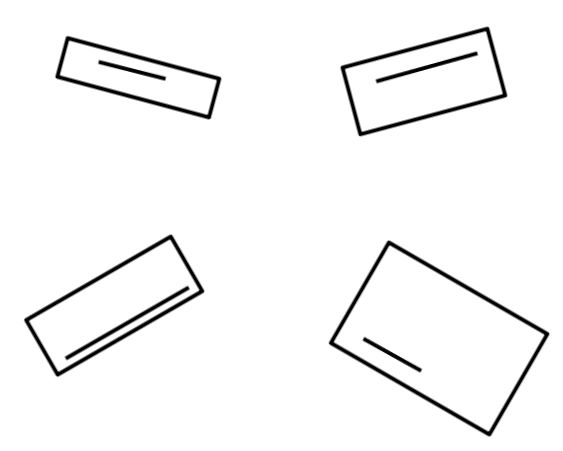
#> input picture images/task2/unaligned.png, 563 x 451 px, found by its file name
$ python rectangle_alignment.py
#> lines starting #> are read from the running program, lines starting #| are printed output that depends on the picture
# -*- coding: utf-8 -*-
"""rectangle_alignment

Automatically generated by Colaboratory.

Original file is located at
    https://colab.research.google.com/drive/1fJ4fsnwjIlNOH9VPHrF9mHhAKxihPhyx

**TASK 2**
"""

import cv2
import matplotlib.pyplot as plt
import numpy as np
import math
from IPython.display import Image
# config------------------------------
IMAGE_PATH = "/content/unaligned.png"
# first rectangle image size
# is retrieved manually through ms.pain
RECTANGLE_FIRST_SIZE = (200,250)
# coordinate of two endpoints of the base of each rectangles
BASE_LINES = [[(50,75),(209,118)],[(359, 134,), (505,95)],[(203, 291),(56, 375)],[(328, 343), (489, 435)]]


# helper functions------------------------------
def rotate_image(image, angle):  #rotate the image about the given angle around the center of the image
    image_center = tuple(np.array(image.shape[1::-1]) / 2)
    rot_mat = cv2.getRotationMatrix2D(image_center, angle, 1.0)
    result = cv2.warpAffine(image, rot_mat, image.shape[1::-1],
                            flags=cv2.INTER_LINEAR,
                            borderMode = cv2.BORDER_CONSTANT,
                            borderValue=255)

    return result

def get_angle(point1, point2): #return the angle between two points
    base = point2[0] - point1[0]
    perpendicular = point2[1] - point1[1]
    theta = math.degrees(math.atan(perpendicular/base))
    return theta

def align_rectangle(rectangle_images, base_lines_coord):
    """It takes a list of cropped rectangles and a list of each rectangle base lines
    and returns the list of aligned rectangle images."""
    aligned_rectangles = []
    for rect_img, base_coord in zip(rectangle_images,base_lines_coord):
        theta = get_angle(*base_coord)
        aligned_rectangles.append(rotate_image(rect_img,theta))
    return aligned_rectangles


def merge_images(final_image_shape,
                 list_images,
                 rectangle_first_size=RECTANGLE_FIRST_SIZE):
    """It merges the given list of aligned rectangular images.
    It takes the shape of the image after merged and list of images"""

    merged_image = np.ones(final_image_shape) * 255 # initialize all the pixels are white, it is not mandatory
    merged_image[:rectangle_first_size[0],
                 :rectangle_first_size[1]] = list_images[0]
    merged_image[:rectangle_first_size[0],
                 rectangle_first_size[1]:] = list_images[1]
    merged_image[rectangle_first_size[0]:,
                 :rectangle_first_size[1]] = list_images[2]
    merged_image[rectangle_first_size[0]:,
                 rectangle_first_size[1]:] = list_images[3]
    return merged_image


# main method----------------------------------
def run(show_image = True, save_image = True):
    # loading image
#> called with show_image = True, save_image = True
    image = cv2.imread(IMAGE_PATH)
#> image is the input picture: shape (451, 563, 3); min 0, max 255, mean 246.1
    # transforming into gray image
    gray_image = cv2.cvtColor(image,cv2.COLOR_BGR2GRAY)

    # cropping the image into four different image each of them contains each rectangle of the given figure
    rectangle_first_image = gray_image[:RECTANGLE_FIRST_SIZE[0],:RECTANGLE_FIRST_SIZE[1]]
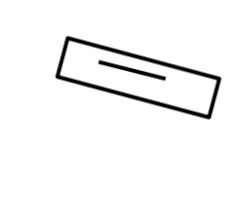
#> rectangle_first_image: shape (200, 250); min 0, max 255, mean 245.7
    rectangle_second_image = gray_image[:RECTANGLE_FIRST_SIZE[0],RECTANGLE_FIRST_SIZE[1]:]
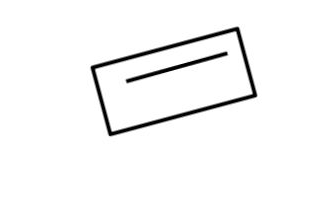
#> rectangle_second_image: shape (200, 313); min 0, max 255, mean 246.4
    rectangle_third_image = gray_image[RECTANGLE_FIRST_SIZE[0]:,:RECTANGLE_FIRST_SIZE[1]]
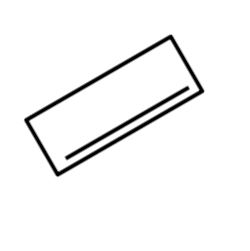
#> rectangle_third_image: shape (251, 250); min 0, max 255, mean 245.4
    rectangle_fourth_image = gray_image[RECTANGLE_FIRST_SIZE[0]:,RECTANGLE_FIRST_SIZE[1]:]
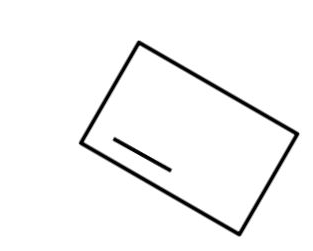
#> rectangle_fourth_image: shape (251, 313); min 0, max 255, mean 246.5

    rect_images = [rectangle_first_image, rectangle_second_image, rectangle_third_image, rectangle_fourth_image]

    # align rectangles
    aligned_rects = align_rectangle(rect_images,BASE_LINES)
#> the loop in align_rectangle, `for rect_img, base_coord in zip(rectangle_images,base_lines_coord):` made 4 passes
#> (base_coord, base in get_angle, perpendicular in get_angle, theta, image_center in rotate_image, rot_mat in rotate_image) on passes 1 to 4: ([(50, 75), (209, 118)], 159, 43, 15.13, (125, 100), [[0.965, 0.261, -21.77], [-0.261, 0.965, 36.1]]), ([(359, 134), (505, 95)], 146, -39, -14.96, (156.5, 100), [[0.966, -0.258, 31.11], [0.258, 0.966, -37]]), ([(203, 291), (56, 375)], -147, 84, -29.74, (125, 125.5), [[0.868, -0.496, 78.74], [0.496, 0.868, -45.48]]), ([(328, 343), (489, 435)], 161, 92, 29.74, (156.5, 125.5), [[0.868, 0.496, -41.65], [-0.496, 0.868, 94.18]])
#> pass 1, in rotate_image, `result = cv2.warpAffine(image, rot_mat, image.shape[1::-1], flags=cv2...`:
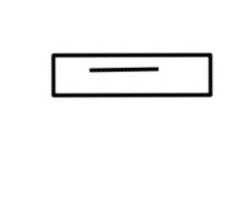
#> result: shape (200, 250); min 0, max 255, mean 245.7
#> pass 3, in rotate_image (call 3), `result = cv2.warpAffine(image, rot_mat, image.shape[1::-1], flags=cv2...`:
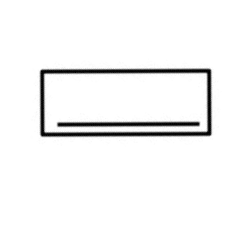
#> result: shape (251, 250); min 0, max 255, mean 245.4
#> after the loop in align_rectangle, `for rect_img, base_coord in zip(rectangle_images,base_lines_coord):`: aligned_rectangles = 4 items
#> aligned_rects = 4 items

    # merged all the images of aligned rectangles
    final_image = merge_images(gray_image.shape,aligned_rects)
#> in merge_images, `merged_image[rectangle_first_size[0]:, rectangle_first_size[1]:] = lis..`:
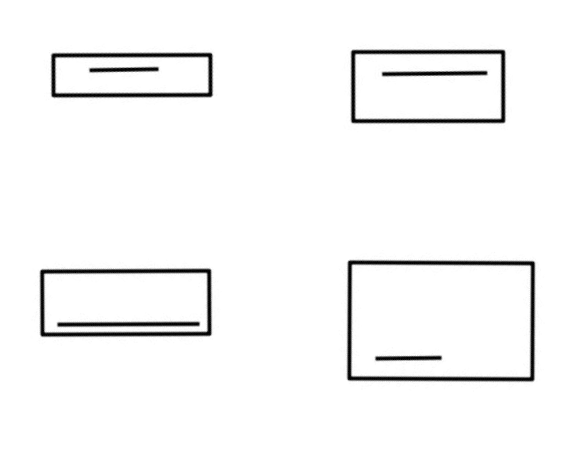
#> merged_image: shape (451, 563) float64; min 0, max 255, mean 246.1

    # save the final aligned image
    if save_image:
        cv2.imwrite("aligned_rectangles.png",final_image)

    # display image
    if show_image:
        plt.imshow(final_image,cmap='gray')
#> (this line was passed over: IPython is not available in this run)
        plt.title("aligned images")
#> (this line was passed over: IPython is not available in this run)
        plt.show()


if __name__ == '__main__':
    run()

"""Result (Before and After)"""

Image("/content/unaligned.png", width=640, height=480)

Image("/content/aligned_rectangles.png", width=640, height=480)

$ run again, with images/task2/buttom_left.png copied over images/task2/unaligned.png
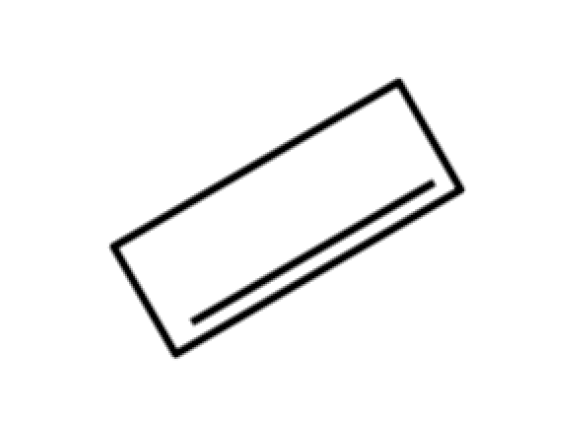
#> input picture images/task2/buttom_left.png, 573 x 434 px, found by its file name
#> in run, image is the input picture: shape (434, 573, 3); min 0, max 255, mean 245.6
#> the loop in align_rectangle, `for rect_img, base_coord in zip(rectangle_images,base_lines_coord):` made 4 passes
#> (base_coord, base in get_angle, perpendicular in get_angle, theta, image_center in rotate_image, rot_mat in rotate_image) on passes 1 to 4: ([(50, 75), (209, 118)], 159, 43, 15.13, (125, 100), [[0.965, 0.261, -21.77], [-0.261, 0.965, 36.1]]), ([(359, 134), (505, 95)], 146, -39, -14.96, (161.5, 100), [[0.966, -0.258, 31.28], [0.258, 0.966, -38.29]]), ([(203, 291), (56, 375)], -147, 84, -29.74, (125, 117), [[0.868, -0.496, 74.52], [0.496, 0.868, -46.6]]), ([(328, 343), (489, 435)], 161, 92, 29.74, (161.5, 117), [[0.868, 0.496, -36.77], [-0.496, 0.868, 95.54]])
#> pass 1, in rotate_image, `result = cv2.warpAffine(image, rot_mat, image.shape[1::-1], flags=cv2...`:
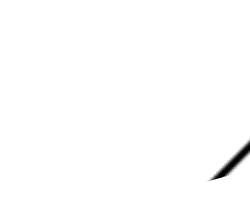
#> result: shape (200, 250); min 0, max 255, mean 253.2
#> after the loop in align_rectangle, `for rect_img, base_coord in zip(rectangle_images,base_lines_coord):`: aligned_rectangles = 4 items
#> in merge_images, `merged_image[rectangle_first_size[0]:, rectangle_first_size[1]:] = lis..`:
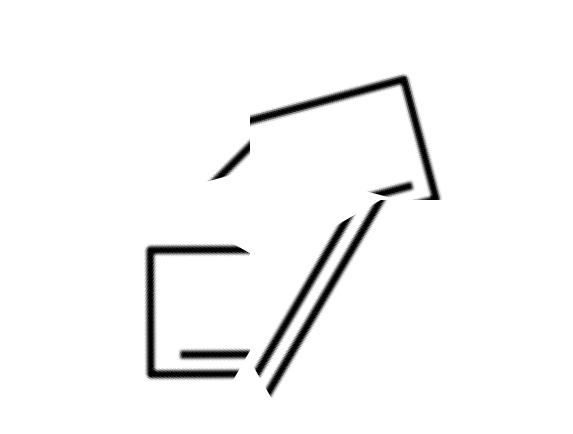
#> merged_image: shape (434, 573) float64; min 0, max 255, mean 246

$ run again, with images/task2/buttom_right.png copied over images/task2/unaligned.png
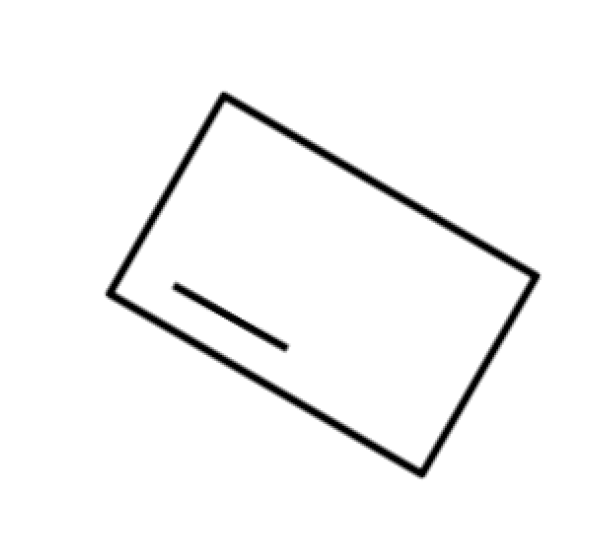
#> input picture images/task2/buttom_right.png, 613 x 534 px, found by its file name
#> in run, image is the input picture: shape (534, 613, 3); min 0, max 255, mean 247.2
#> the loop in align_rectangle, `for rect_img, base_coord in zip(rectangle_images,base_lines_coord):` made 4 passes
#> (base_coord, base in get_angle, perpendicular in get_angle, theta, image_center in rotate_image, rot_mat in rotate_image) on passes 1 to 4: ([(50, 75), (209, 118)], 159, 43, 15.13, (125, 100), [[0.965, 0.261, -21.77], [-0.261, 0.965, 36.1]]), ([(359, 134), (505, 95)], 146, -39, -14.96, (181.5, 100), [[0.966, -0.258, 31.96], [0.258, 0.966, -43.45]]), ([(203, 291), (56, 375)], -147, 84, -29.74, (125, 167), [[0.868, -0.496, 99.32], [0.496, 0.868, -40.01]]), ([(328, 343), (489, 435)], 161, 92, 29.74, (181.5, 167), [[0.868, 0.496, -58.94], [-0.496, 0.868, 112.1]])
#> pass 1, in rotate_image, `result = cv2.warpAffine(image, rot_mat, image.shape[1::-1], flags=cv2...`:
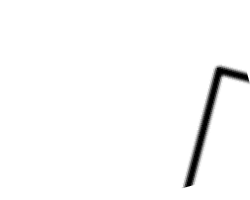
#> result: shape (200, 250); min 0, max 255, mean 249.2
#> after the loop in align_rectangle, `for rect_img, base_coord in zip(rectangle_images,base_lines_coord):`: aligned_rectangles = 4 items
#> in merge_images, `merged_image[rectangle_first_size[0]:, rectangle_first_size[1]:] = lis..`:
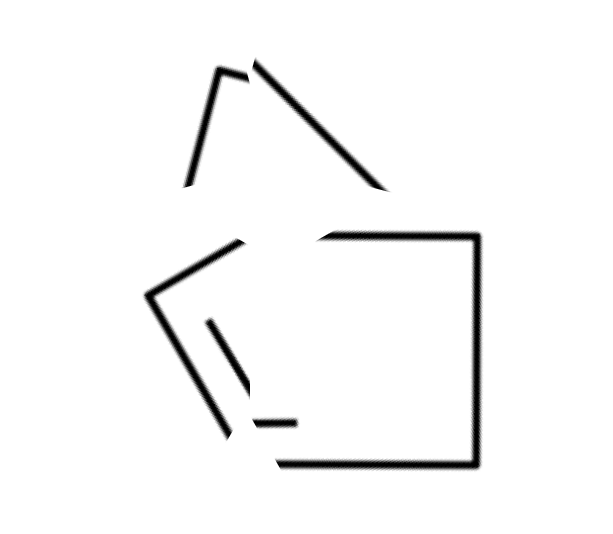
#> merged_image: shape (534, 613) float64; min 0, max 255, mean 247.2

$ run again, with images/task2/gfg_white.png copied over images/task2/unaligned.png
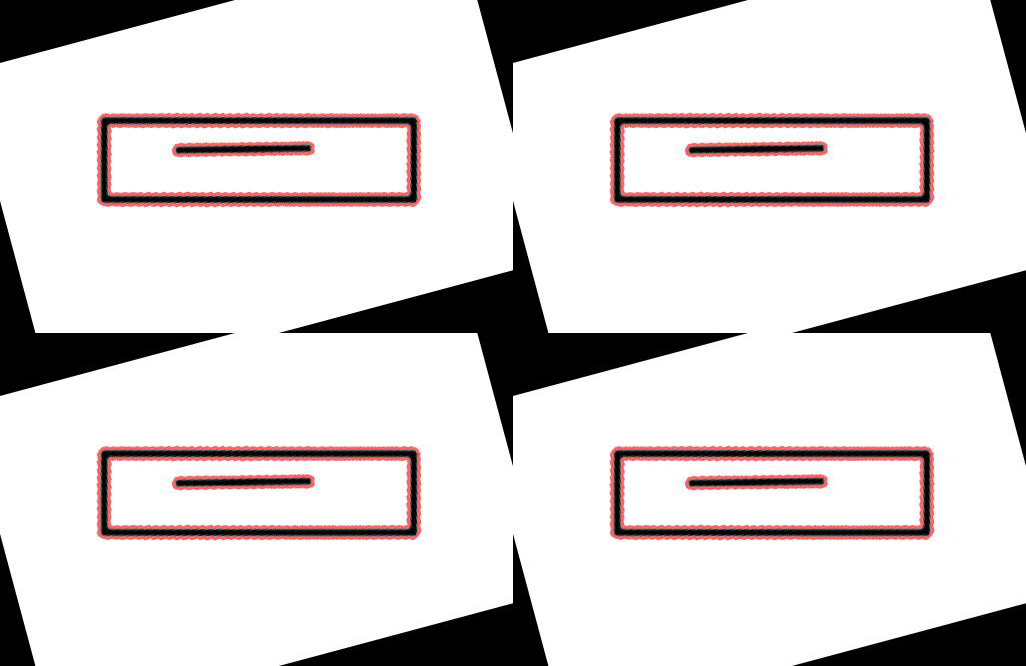
#> input picture images/task2/gfg_white.png, 1026 x 666 px, found by its file name
#> in run, image is the input picture: shape (666, 1026, 3); mean B, G, R 211.9, 211.9, 216.4
#> the loop in align_rectangle, `for rect_img, base_coord in zip(rectangle_images,base_lines_coord):` made 4 passes
#> (base_coord, base in get_angle, perpendicular in get_angle, theta, image_center in rotate_image, rot_mat in rotate_image) on passes 1 to 4: ([(50, 75), (209, 118)], 159, 43, 15.13, (125, 100), [[0.965, 0.261, -21.77], [-0.261, 0.965, 36.1]]), ([(359, 134), (505, 95)], 146, -39, -14.96, (388, 100), [[0.966, -0.258, 38.95], [0.258, 0.966, -96.75]]), ([(203, 291), (56, 375)], -147, 84, -29.74, (125, 233), [[0.868, -0.496, 132.1], [0.496, 0.868, -31.32]]), ([(328, 343), (489, 435)], 161, 92, 29.74, (388, 233), [[0.868, 0.496, -64.48], [-0.496, 0.868, 223.2]])
#> after the loop in align_rectangle, `for rect_img, base_coord in zip(rectangle_images,base_lines_coord):`: aligned_rectangles = 4 items
#> in merge_images, `merged_image[rectangle_first_size[0]:, rectangle_first_size[1]:] = lis..`:
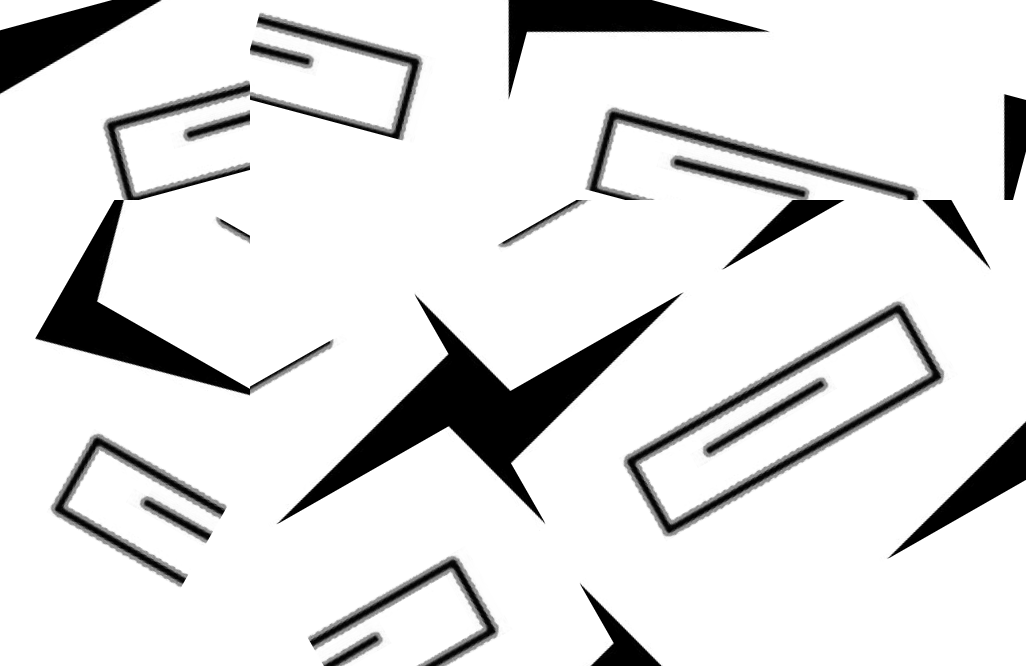
#> merged_image: shape (666, 1026) float64; min 0, max 255, mean 224.5
